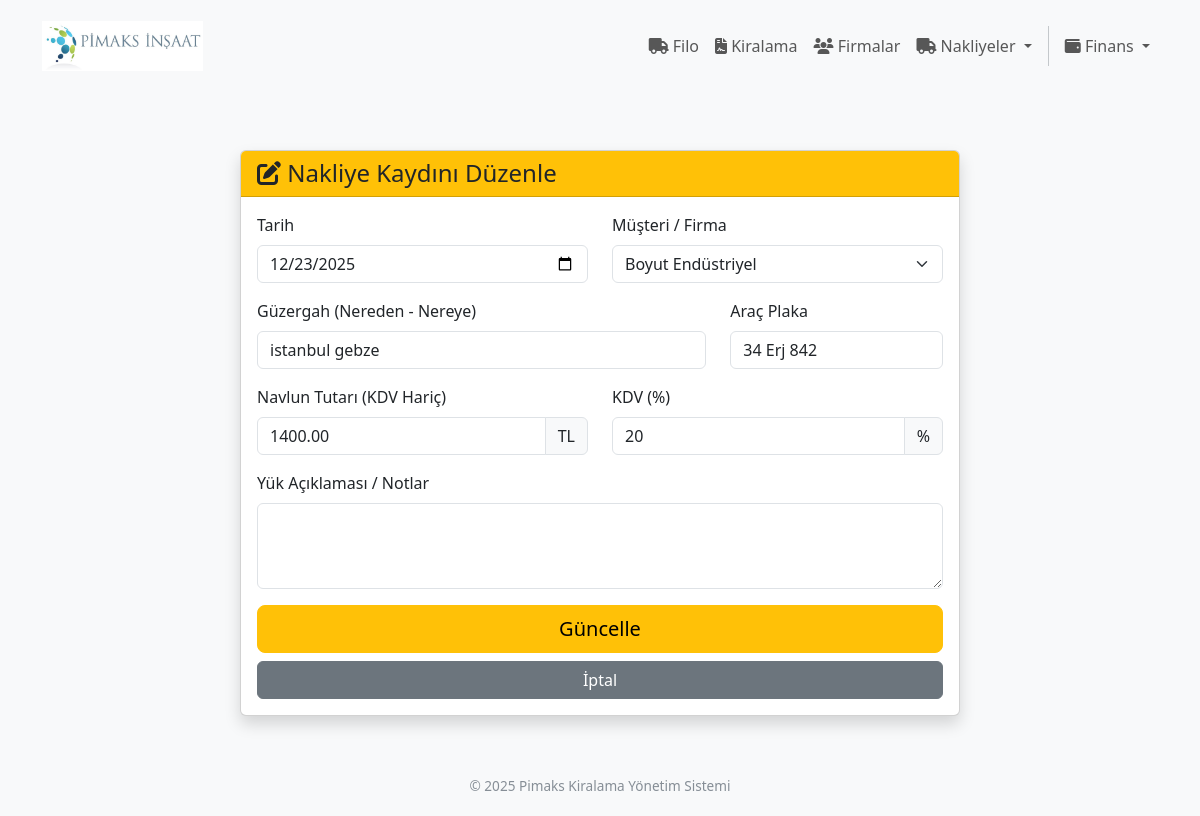
The app's page /nakliyeler/duzenle/1 with its own data.
### app/nakliyeler/models.py (models this page shows, shortened)
class Nakliye(db.Model):
    __tablename__ = 'nakliye'
    id = db.Column(db.Integer, primary_key=True)
    tarih = db.Column(db.Date, default=date.today, nullable=False)
    firma_id = db.Column(db.Integer, db.ForeignKey('firma.id'), nullable=False)
    firma = db.relationship('Firma', back_populates='nakliyeler')
    guzergah = db.Column(db.String(200), nullable=False)  # Örn: "Depo - Şantiye A"
    plaka = db.Column(db.String(20), nullable=True)       # Örn: "34 ABC 123"
    aciklama = db.Column(db.Text, nullable=True)          # Detaylı yük notları
    tutar = db.Column(db.Numeric(15, 2), nullable=False, default=Decimal('0.00'))
    kdv_orani = db.Column(db.Integer, default=20) # Varsayılan KDV %20
    toplam_tutar = db.Column(db.Numeric(15, 2), nullable=False, default=Decimal('0.00'))
    cari_islendi_mi = db.Column(db.Boolean, default=False, index=True)
    is_active = db.Column(db.Boolean, default=True, nullable=False)
    cari_hareket = db.relationship(
        'HizmetKaydi',
        backref='ilgili_nakliye',
        cascade='all, delete-orphan',
        uselist=False
    )

### app/nakliyeler/routes.py (the view, shortened to what this page needs)
@nakliye_bp.route('/duzenle/<int:id>', methods=['GET', 'POST'])
def duzenle(id):
    nakliye = Nakliye.query.get_or_404(id)
    form = NakliyeForm(obj=nakliye)
    firmalar = Firma.query.filter_by(is_active=True).order_by(Firma.firma_adi).all()
    form.firma_id.choices = [(f.id, f.firma_adi) for f in firmalar]
    return render_template('nakliyeler/duzenle.html', form=form)

### app/nakliyeler/forms.py
class NakliyeForm(FlaskForm):
    tarih = DateField('Tarih', format='%Y-%m-%d', validators=[DataRequired()])
    firma_id = SelectField('Müşteri / Firma', coerce=int, validators=[DataRequired()])
    guzergah = StringField('Güzergah (Nereden - Nereye)', validators=[DataRequired()])
    plaka = StringField('Araç Plaka', validators=[Optional()])
    aciklama = TextAreaField('Yük Açıklaması / Notlar')
    tutar = FloatField('Navlun Tutarı (KDV Hariç)', validators=[DataRequired(), validate_currency])
    kdv_orani = IntegerField('KDV (%)', default=20)
    submit = SubmitField('Nakliye İşlemini Kaydet')
    def __init__(self, *args, **kwargs):
        super(NakliyeForm, self).__init__(*args, **kwargs)
        firmalar = Firma.query.filter(
            Firma.firma_adi.notilike('%Kasa%'),
            Firma.firma_adi.notilike('%Dahili%')
        ).order_by(Firma.firma_adi).all()
        self.firma_id.choices = [(f.id, f.firma_adi) for f in firmalar]

### app/templates/nakliyeler/duzenle.html (shortened to what this page needs)
{% extends "base.html" %}
{% block content %}
<div class="container mt-4">
    <div class="row">
        <div class="col-md-8 offset-md-2">
            <div class="card shadow">
                <div class="card-header bg-warning text-dark">
                    <h4 class="mb-0">
                        <i class="fas fa-edit"></i> Nakliye Kaydını Düzenle
                    </h4>
                </div>
                <div class="card-body">
                    <form method="POST" action="">
                        <div class="row mb-3">
                            <div class="col-md-6">
                                {{ form.tarih.label(class="form-label") }}
                                {{ form.tarih(class="form-control", type="date") }}
                            </div>
                            <div class="col-md-6">
                                {{ form.firma_id.label(class="form-label") }}
                                {{ form.firma_id(class="form-select") }}
                            </div>
                        </div>
                        <div class="row mb-3">
                            <div class="col-md-8">
                                {{ form.guzergah.label(class="form-label") }}
                                {{ form.guzergah(class="form-control", placeholder="Örn: İstanbul - Ankara") }}
                            </div>
                            <div class="col-md-4">
                                {{ form.plaka.label(class="form-label") }}
                                {{ form.plaka(class="form-control", placeholder="34 ABC 123") }}
                            </div>
                        </div>
                        <div class="row mb-3">
                            <div class="col-md-6">
                                {{ form.tutar.label(class="form-label") }}
                                <div class="input-group">
                                    {{ form.tutar(class="form-control", placeholder="0.00") }}
                                    <span class="input-group-text">TL</span>
                                </div>
                            </div>
                            <div class="col-md-6">
                                {{ form.kdv_orani.label(class="form-label") }}
                                <div class="input-group">
                                    {{ form.kdv_orani(class="form-control") }}
                                    <span class="input-group-text">%</span>
                                </div>
                            </div>
                        </div>
                        <div class="mb-3">
                            {{ form.aciklama.label(class="form-label") }}
                            {{ form.aciklama(class="form-control", rows="3") }}
                        </div>
                        <div class="d-grid gap-2">
                            {{ form.submit(class="btn btn-warning btn-lg", value="Güncelle") }}
                            <a href="{{ url_for('nakliyeler.index') }}" class="btn btn-secondary">İptal</a>
                        </div>
                    </form>
                </div>
            </div>
        </div>
    </div>
</div>
{% endblock %}

### app/templates/base.html (style rules this page uses)
body { font-family: 'Segoe UI', Tahoma, Geneva, Verdana, sans-serif; background-color: #f8f9fa; min-height: 100vh; display: flex; flex-direction: column; }

### records on screen
Nakliye: tarih "12/23/2025", firma_id "Boyut Endüstriyel", guzergah "istanbul gebze", plaka "34 Erj 842", tutar "1400.00", kdv_orani "20"
